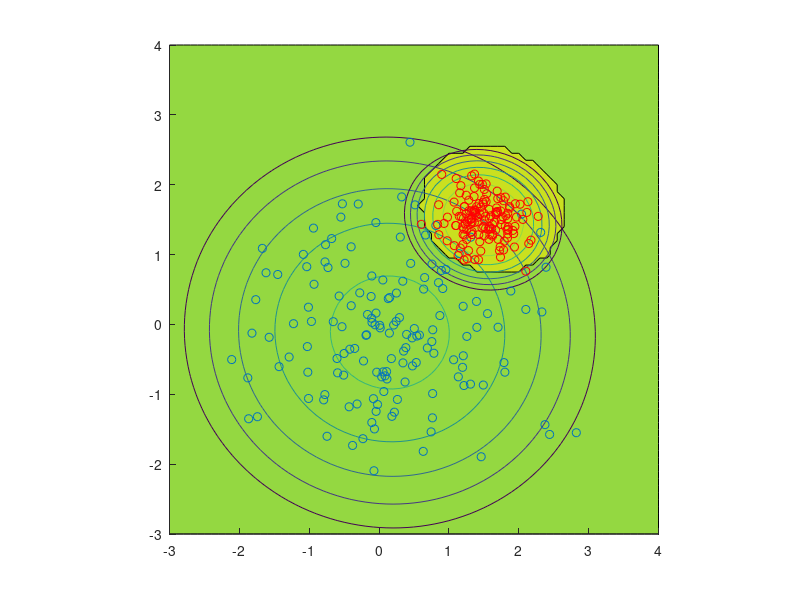

MATLAB code for this plot:
function lec9_slide35()
    rng(0, 'twister'); 
    NUM = 150;
    RANGE = -3:0.1:4;
    RANGE_LEN = length(RANGE);
    
    ANGLE = pi / 4;
    ROTATION = [cos(ANGLE), -sin(ANGLE); sin(ANGLE), cos(ANGLE)];
    
    [X, Y] = meshgrid(RANGE, RANGE);
    grid = cat(3, X, Y);
            
    blue = [randn(NUM ,1), randn(NUM, 1)]';
    red = [randn(NUM ,1), randn(NUM, 1)]' * 0.3 + 1.5;
        
    blue_sigma = cov(blue');
    red_sigma = cov(red');
    
    blue_mu = mean(blue, 2);
    red_mu = mean(red, 2);
    
    blue_g = zeros(RANGE_LEN);
    red_g = zeros(RANGE_LEN);
    
    for i = 1:RANGE_LEN
        for j = 1:RANGE_LEN
            point = squeeze(grid(i, j, :));
            
            blue_point = point - blue_mu;
            blue_g(i, j) = -0.5 * blue_point' * inv(blue_sigma) * blue_point + log(0.5) - 0.5 * log(det(blue_sigma));
            
            red_point = point - red_mu;
            red_g(i, j) = -0.5 * red_point' * inv(red_sigma) * red_point + log(0.5) - 0.5 * log(det(red_sigma));
        end
    end
    
    bound_g = zeros(RANGE_LEN);
    bound_g(red_g > blue_g) = 1;
    
    figure('Name', 'Lecture 9: Slide 34B');
    hold on;
    contourf(grid(:, :, 1), grid(:, :, 2), bound_g, 1);
    contour(grid(:, :, 1), grid(:, :, 2), blue_g, -5:0);
	contour(grid(:, :, 1), grid(:, :, 2), red_g, -5:0);
    scatter(blue(1, :), blue(2, :));
    scatter(red(1, :), red(2, :), 'r');
    axis equal;
    hold off;
end



